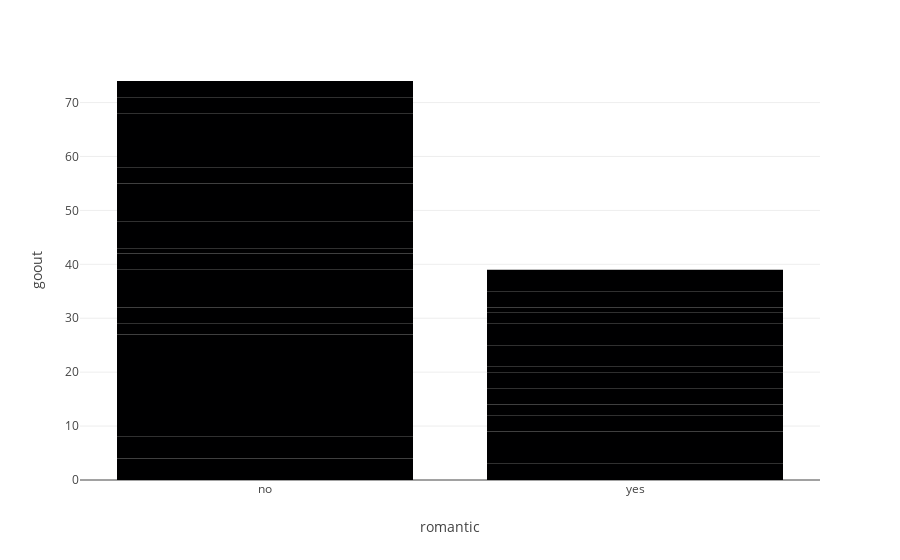

Notebook cell for this chart:
### Markdown cell above
goout - going out with friends (numeric: from 1 - very low to 5 - very high)

### Code cell
drawbar(df3, 'romantic', 'goout')

### Figure 1 — Plotly figure (JSON) as saved in the notebook; plotly's stock layout.template omitted (floating-point values rounded to 4 significant figures)
{"data": [{"alignmentgroup": "True", "hovertemplate": "romantic=%{x}<br>goout=%{y}<extra></extra>", "legendgroup": "", "marker": {"color": "#000001", "pattern": {"shape": ""}}, "name": "", "offsetgroup": "", "orientation": "v", "showlegend": false, "textposition": "auto", "x": ["no", "no", "no", "no", "yes", "yes", "no", "no", "no", "yes", "no", "yes", "no", "no", "no", "no", "yes", "no", "no", "yes", "no", "no", "yes", "no", "no", "no", "yes", "yes", "no", "no", "yes", "yes", "no", "yes", "yes", "yes"], "xaxis": "x", "y": [4, 4, 2, 3, 3, 2, 5, 5, 4, 4, 2, 3, 3, 4, 3, 3, 2, 1, 5, 3, 3, 4, 3, 3, 1, 5, 1, 4, 4, 3, 4, 2, 3, 1, 3, 4], "yaxis": "y", "type": "bar"}], "layout": {"xaxis": {"anchor": "y", "domain": [0.0, 1.0], "title": {"text": "romantic"}}, "yaxis": {"anchor": "x", "domain": [0.0, 1.0], "title": {"text": "goout"}}, "legend": {"tracegroupgap": 0}, "margin": {"t": 60}, "barmode": "relative"}}
